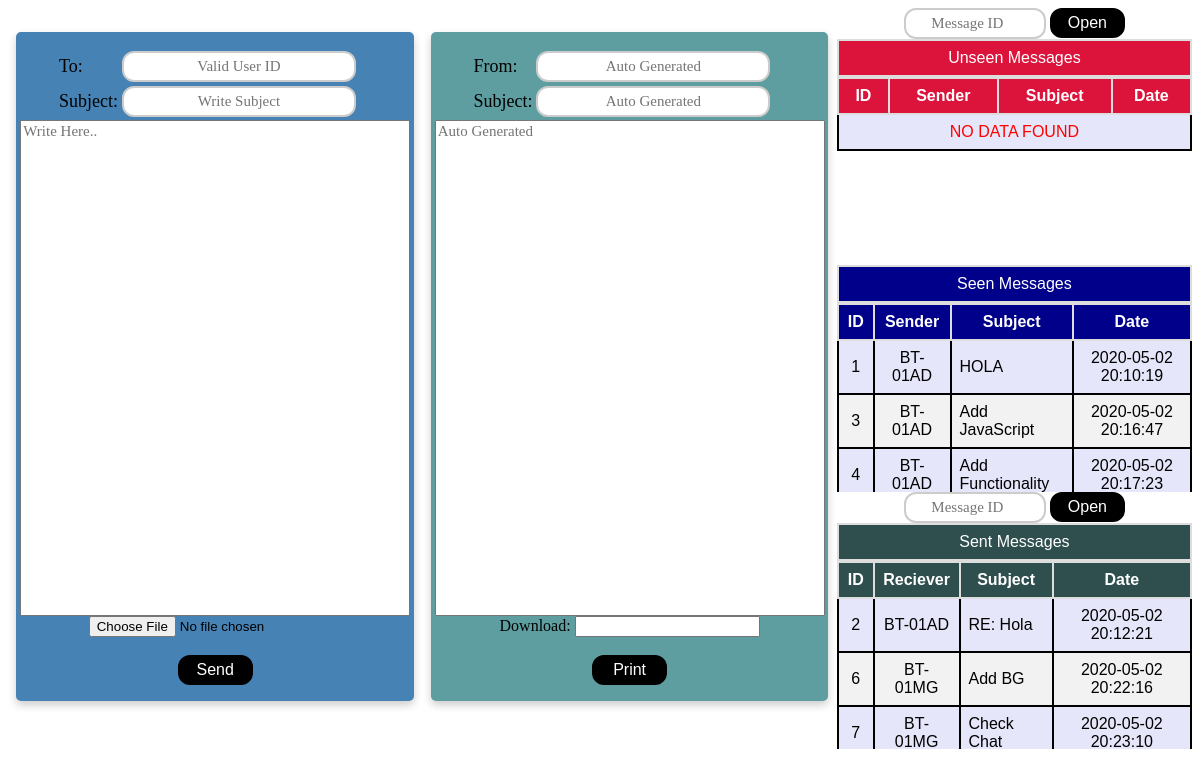
The app's page /Pages/chatBox.php (signed in) with its own data.
### tables this page shows
CREATE TABLE `chat` (
  `MSG_ID` int(11) NOT NULL,
  `DATE` datetime NOT NULL DEFAULT current_timestamp(),
  `SUB` varchar(250) DEFAULT NULL,
  `SENDER` varchar(15) NOT NULL,
  `TEXT` longtext NOT NULL,
  `ATTACHMENT` varchar(300) DEFAULT NULL,
  `RECEIVER` varchar(15) NOT NULL,
  `STATUS` int(11) NOT NULL
);

### DB Handler/DBC.php (called while the page is built, shortened)
<?php
$serverName="localhost";
$userName="root";
$password="";
$dbName="btweb";
function get($query)
{
	$data=array();
	global $serverName,$userName,$password,$dbName;
	try
	{
		$conn=mysqli_connect($serverName,$userName,$password,$dbName);
		$result=mysqli_query($conn,$query);
		if(mysqli_num_rows($result) > 0)
		{
			while($row=mysqli_fetch_assoc($result))
			{
				$entity=array();
				foreach($row as $k=>$v)
				{
					$entity[$k]=$row[$k];
				}
				$data[]=$entity;
			}
		}
		return $data;
	}
	catch (Exception $e)
	{
		throw $e->getMessage();
		return $data;
		mysqli_close($conn);
	}
}
?>

### DB Handler/chatDB.php (called while the page is built, shortened)
<?php
require_once 'DBC.php';
function loadUnseenTable($uid)
{
	$result=null;
	try
	{
		$query="SELECT * FROM `chat` WHERE `RECEIVER` = '$uid' AND `STATUS` = '0';";
		$result=get($query);
		return $result;
	}
	catch (Exception $e)
	{
		throw $e->getMessage();
		return $result;
	}
}
function loadSeenTable($uid)
{
	$result=null;
	try
	{
		$query="SELECT * FROM `chat` WHERE `RECEIVER` = '$uid' AND `STATUS` = '1';";
		$result=get($query);
		return $result;
	}
	catch (Exception $e)
	{
		throw $e->getMessage();
		return $result;
	}
}
function loadSentTable($uid)
{
	$result=null;
	try
	{
		$query="SELECT * FROM `chat` WHERE `SENDER` = '$uid';";
		$result=get($query);
		return $result;
	}
	catch (Exception $e)
	{
		throw $e->getMessage();
		return $result;
	}
}
?>

### Page Controllers/chatController.php (the view, shortened to what this page needs)
<?php
require_once '../DB Handler/chatDB.php';
function showUnseenTable($para)
{
	$table=loadUnseenTable($para);
	if($table != null)
	{
		foreach($table as $data)
		{
			echo "<tr>";
			echo "<td align='middle'>".$data["MSG_ID"]."</td>";
			echo "<td align='middle'>".$data["SENDER"]."</td>";
			echo "<td>".$data["SUB"]."</td>";
			echo "<td align='middle'>".$data["DATE"]."</td>";
			echo "</tr>";
		}
	}
	else
	{
		echo "<tr> <td colspan='4' align='middle'> <span style='color:red;'> NO DATA FOUND </span> </td> </tr>";
	}
}
function showSeenTable($para)
{
	$table=loadSeenTable($para);
	if($table != null)
	{
		foreach($table as $data)
		{
			echo "<tr>";
			echo "<td align='middle'>".$data["MSG_ID"]."</td>";
			echo "<td align='middle'>".$data["SENDER"]."</td>";
			echo "<td>".$data["SUB"]."</td>";
			echo "<td align='middle'>".$data["DATE"]."</td>";
			echo "</tr>";
		}
	}
	else
	{
		echo "<tr> <td colspan='4' align='middle'> <span style='color:red;'> NO DATA FOUND </span> </td> </tr>";
	}
}
function showSentTable($para)
{
	$table=loadSentTable($para);
	if($table != null)
	{
		foreach($table as $data)
		{
			echo "<tr>";
			echo "<td align='middle'>".$data["MSG_ID"]."</td>";
			echo "<td align='middle'>".$data["RECEIVER"]."</td>";
			echo "<td>".$data["SUB"]."</td>";
			echo "<td align='middle'>".$data["DATE"]."</td>";
			echo "</tr>";
		}
	}
	else
	{
		echo "<tr> <td colspan='4' align='middle'> <span style='color:red;'> NO DATA FOUND </span> </td> </tr>";
	}
}
?>

### Pages/CSS/chatBox.css (style rules this page uses)
#seenTable td { border: 2px solid #000000; padding: 8px; }
#seenTable tr:nth-child(even) { background-color: #f2f2f2; }
#seenTable tr:nth-child(odd) { background-color: #E6E6FA; }
#unseenTable td { border: 2px solid #000000; padding: 8px; }
#unseenTable tr:nth-child(odd) { background-color: #E6E6FA; }
#sentTable td { border: 2px solid #000000; padding: 8px; }
#sentTable tr:nth-child(even) { background-color: #f2f2f2; }
#sentTable tr:nth-child(odd) { background-color: #E6E6FA; }

### records on screen
chat: MSG_ID "1", SENDER "BT-01AD", SUB "HOLA", DATE "2020-05-02 20:10:19"
chat: MSG_ID "3", SENDER "BT-01AD", SUB "Add JavaScript", DATE "2020-05-02 20:16:47"
chat: MSG_ID "4", SENDER "BT-01AD", SUB "Add Functionality", DATE "2020-05-02 20:17:23"
chat: MSG_ID "2", RECEIVER "BT-01AD", SUB "RE: Hola", DATE "2020-05-02 20:12:21"
chat: MSG_ID "6", RECEIVER "BT-01MG", SUB "Add BG", DATE "2020-05-02 20:22:16"
chat: MSG_ID "7", RECEIVER "BT-01MG", SUB "Check Chat", DATE "2020-05-02 20:23:10"
